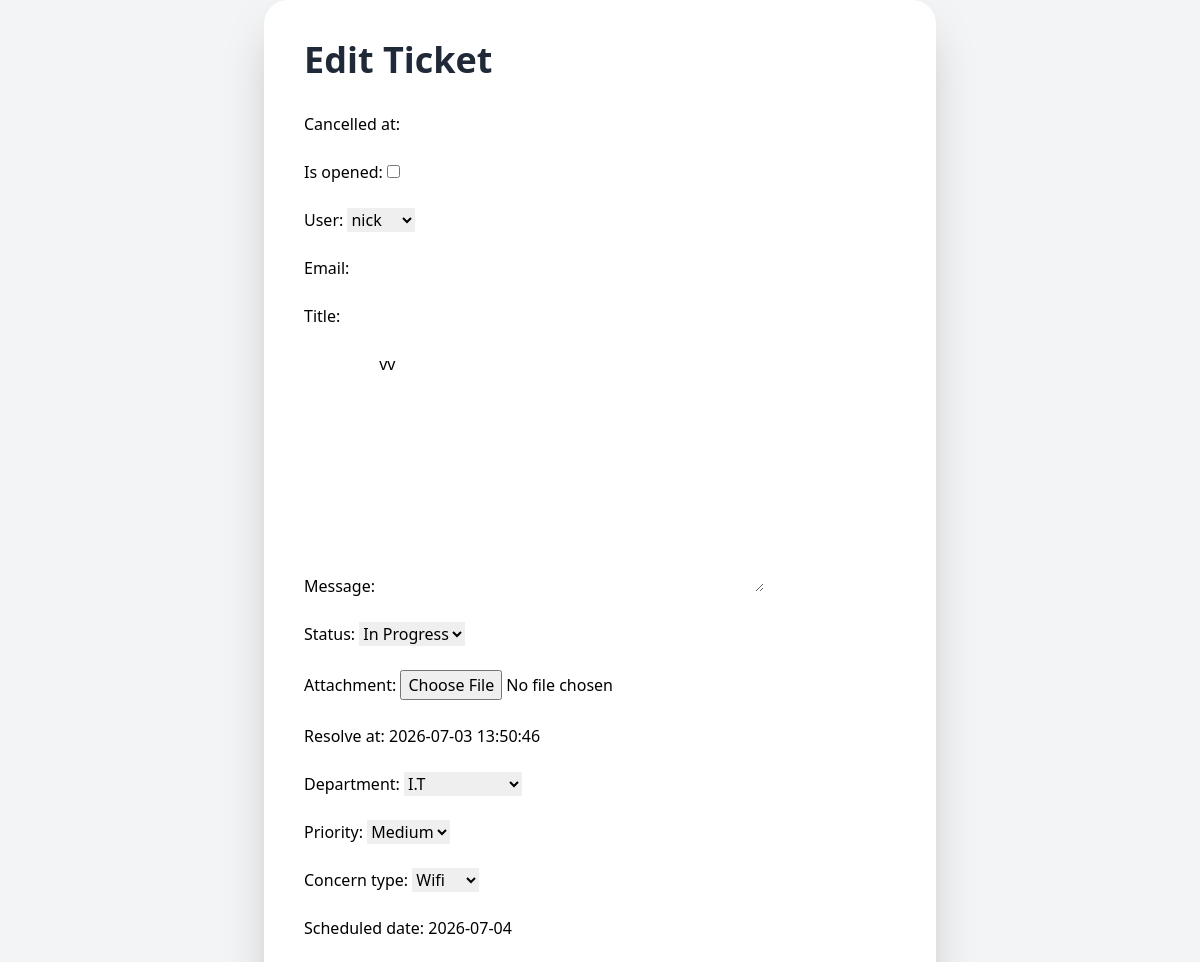
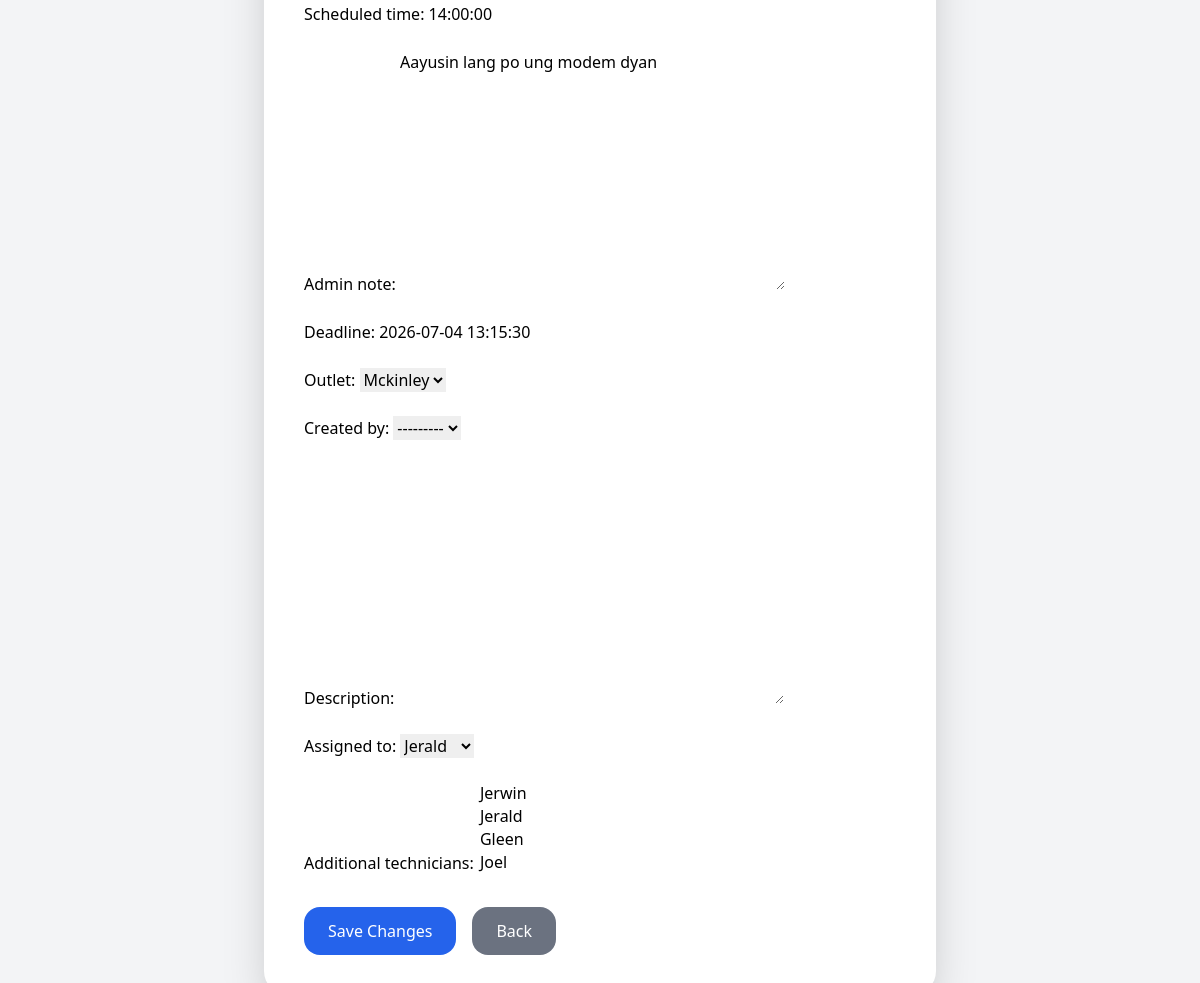
The app's page /edit/18/ with its own data (2 pictures, top to bottom).
### tickets/models.py (models this page shows, shortened)
class Ticket(models.Model):
    status_choices = [
    ('pending', 'Pending'),
    ('progress', 'In Progress'),
    ('resolved', 'Resolved'),
    ('cancelled', 'Cancelled'),
    ]
    PRIORITY_CHOICES = [
    ('Low', 'Low'),
    ('Medium', 'Medium'),
    ('High', 'High'),
    ]
    cancelled_at = models.DateTimeField(
    null=True,
    blank=True,
    )
    is_opened = models.BooleanField(default=False)
    user = models.ForeignKey(User, on_delete=models.CASCADE, null=True, blank=True)
    email = models.EmailField()
    title = models.CharField(max_length=100)
    message = models.TextField(blank=False)
    status = models.CharField(max_length=20,choices=status_choices, default='pending')
    attachment = models.FileField(upload_to='tickets/', null=True, blank=True)
    created_at = models.DateTimeField(auto_now_add=True)
    resolve_at = models.DateTimeField(null=True, blank=True)
    department = models.ForeignKey(Department, on_delete=models.CASCADE, related_name="tickets", null=True, blank=True)
    priority = models.CharField(max_length=20, choices=PRIORITY_CHOICES, default='Medium')
    concern_type = models.ForeignKey(ConcernType, on_delete=models.SET_NULL, null=True, blank=True)
    scheduled_date = models.DateField(null=True, blank=True)
    scheduled_time = models.TimeField(null=True, blank=True)
    admin_note = models.TextField(blank=True, null=True)
    deadline = models.DateTimeField(null=True, blank=True)
    outlet = models.ForeignKey(
    Outlet,
    on_delete=models.SET_NULL,
    null=True,
    blank=True,)
    outlet_ticket_no = models.PositiveIntegerField(
        editable=False,
        null=True,
        blank=True
    )
    created_by = models.ForeignKey(
        User,
        on_delete=models.SET_NULL,
        null=True,
        blank=True,
        related_name="created_tickets"
    )
    description = models.TextField()
    assigned_to = models.ForeignKey(
    Technician,
    on_delete=models.SET_NULL,
    null=True,
    blank=True,
    related_name="primary_tickets",
    )
    additional_technicians = models.ManyToManyField(
        Technician,
        blank=True,
        related_name="additional_tickets",
    )

### tickets/views/tickets.py (the view)
# urls.py: path('edit/<int:id>/', views.edit_ticket, name='edit_ticket'),
def edit_ticket(request, id):
    ticket = get_object_or_404(Ticket, id=id)
    if request.method == "POST":
        form = TicketForm(request.POST, request.FILES, instance=ticket)
        if form.is_valid():
            form.save()
            return redirect('admin_dashboard')
    else:
        form = TicketForm(instance=ticket)
    return render(request, 'edit_ticket.html', {'form': form, 'ticket': ticket})

### tickets/form.py
class TicketForm(forms.ModelForm):
    class Meta:
        model = Ticket
        fields = '__all__'

### tickets/models.py (called while the page is built)
    def __str__(self):
        return self.name

    def __str__(self):
        return self.name

    def __str__(self):
        return self.full_name

    def __str__(self):
        return self.name

### tickets/templates/edit_ticket.html (shortened to what this page needs)
<!DOCTYPE html>
<html>
<head>
    <script src="https://cdn.tailwindcss.com"></script>
</head>
<body class="bg-gray-100 min-h-screen flex items-center justify-center">
    <div class="bg-white p-10 rounded-3xl shadow-2xl w-full max-w-2xl">
        <h1 class="text-4xl font-bold mb-8 text-gray-800">
            Edit Ticket
        </h1>
        <form method="POST" enctype="multipart/form-data">
            <div class="space-y-6">
                {{ form.as_p }}
            </div>
            <div class="mt-8 flex gap-4">
                <button
                    type="submit"
                    class="bg-blue-600 hover:bg-blue-700 text-white px-6 py-3 rounded-2xl transition"
                >
                    Save Changes
                </button>
                <a
                    href="{% url 'admin_dashboard' %}"
                    class="bg-gray-500 hover:bg-gray-600 text-white px-6 py-3 rounded-2xl transition"
                >
                    Back
                </a>
            </div>
        </form>
    </div>
</body>
</html>

### records on screen
Ticket: user "nick", message "vv", status "In Progress", resolve_at "2026-07-03 13:50:46", department "I.T", priority "Medium", concern_type "Wifi", scheduled_date "2026-07-04", scheduled_time "14:00:00", admin_note "Aayusin lang po ung modem dyan", deadline "2026-07-04 13:15:30", outlet "Mckinley", created_by "---------", assigned_to "Jerald"
